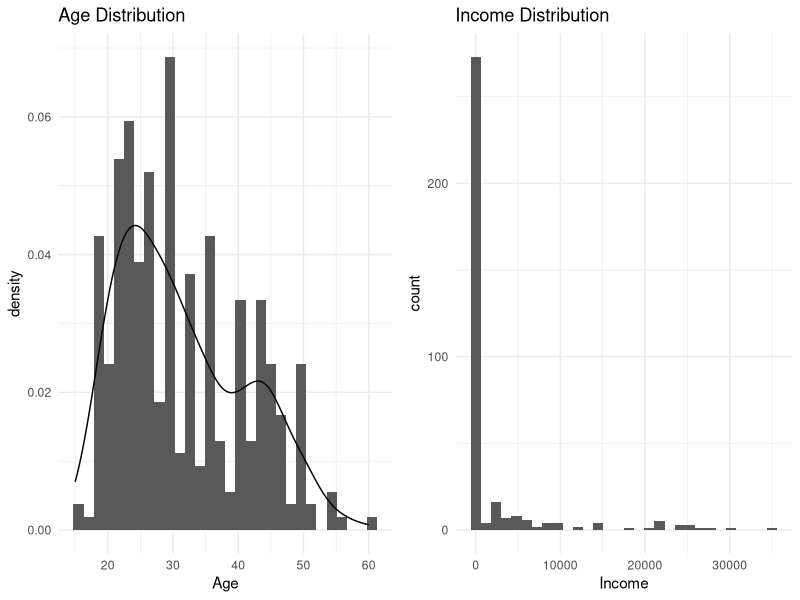
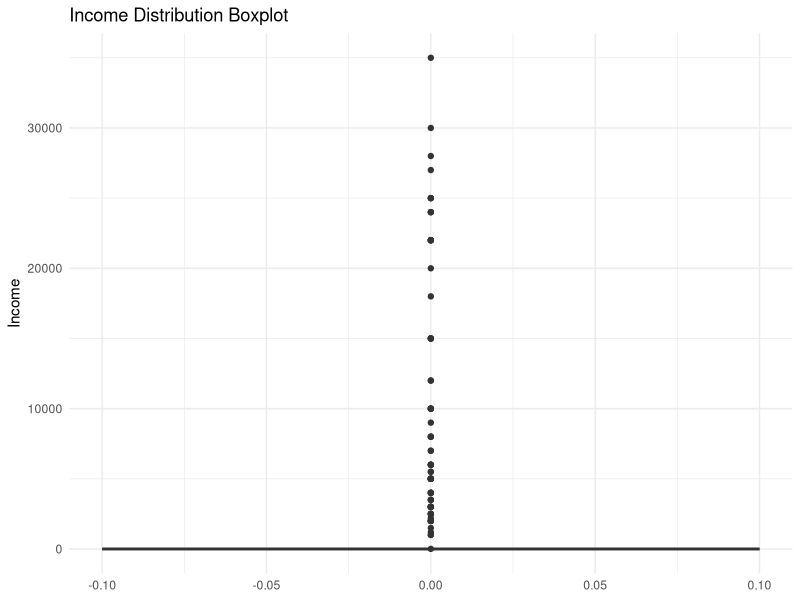
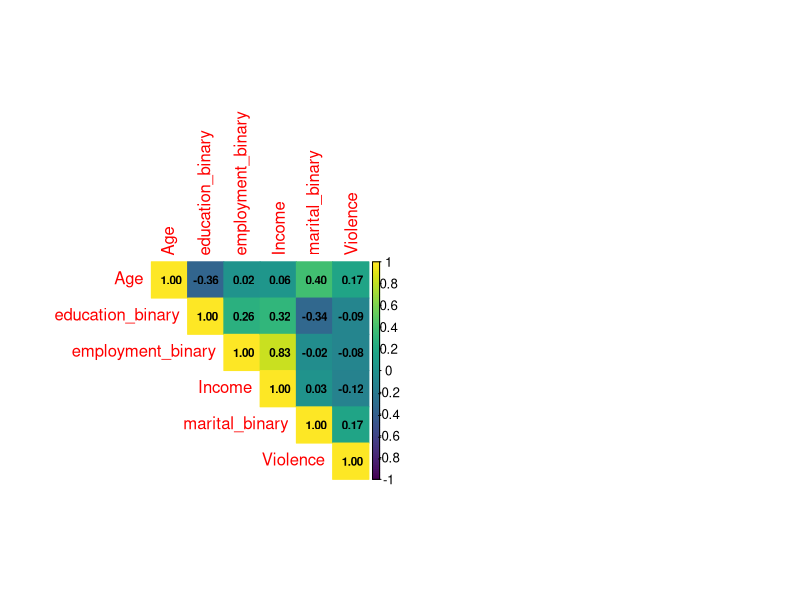
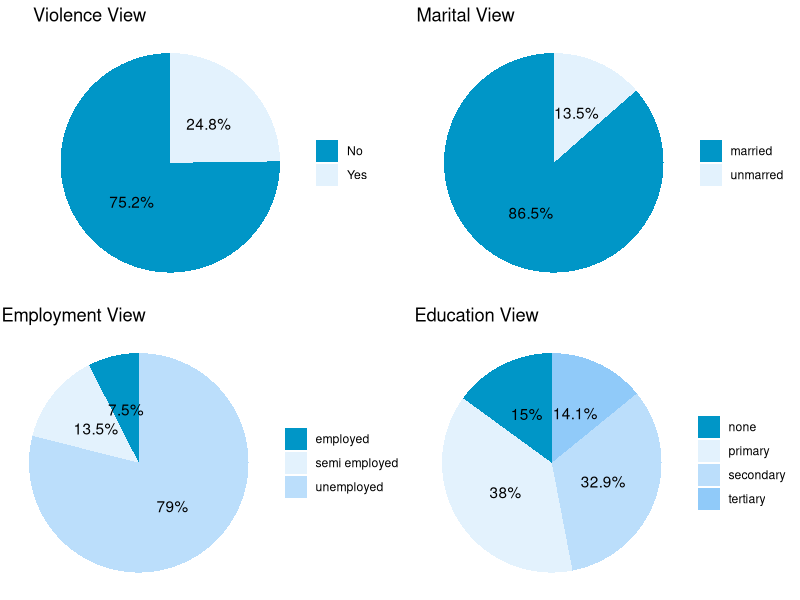
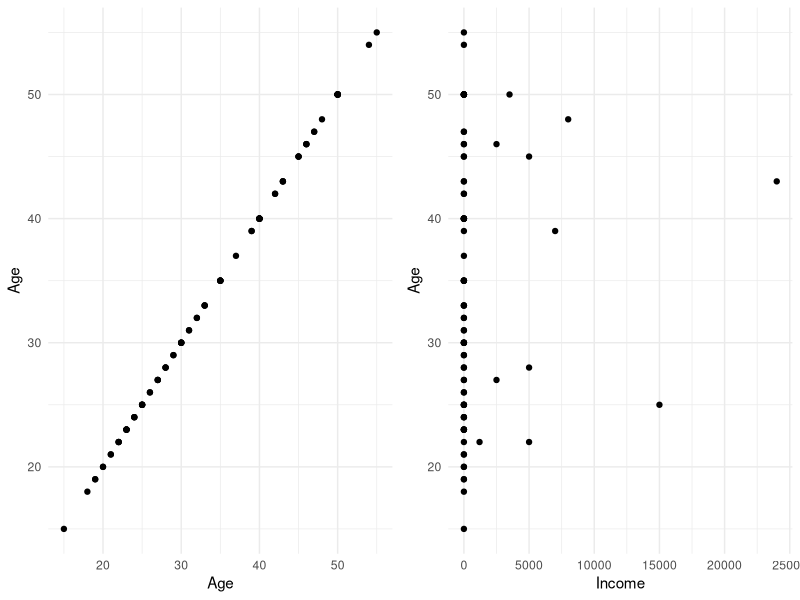
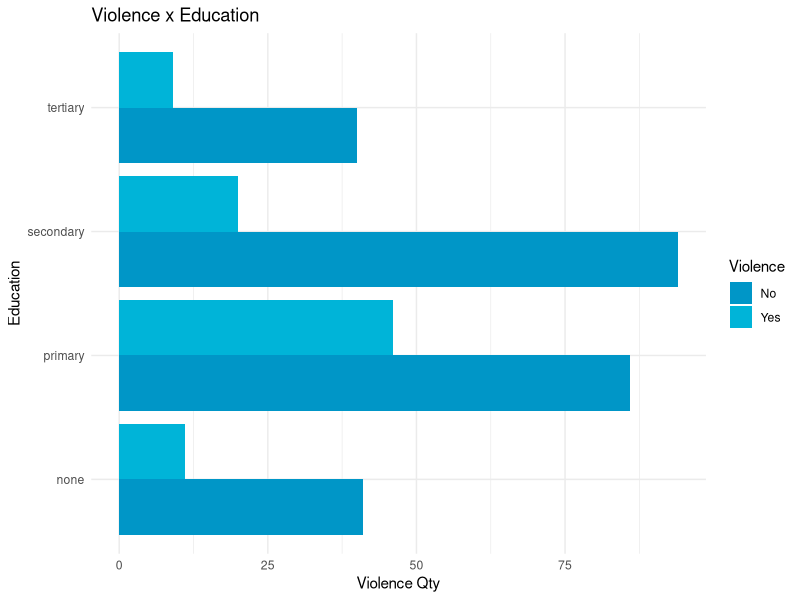
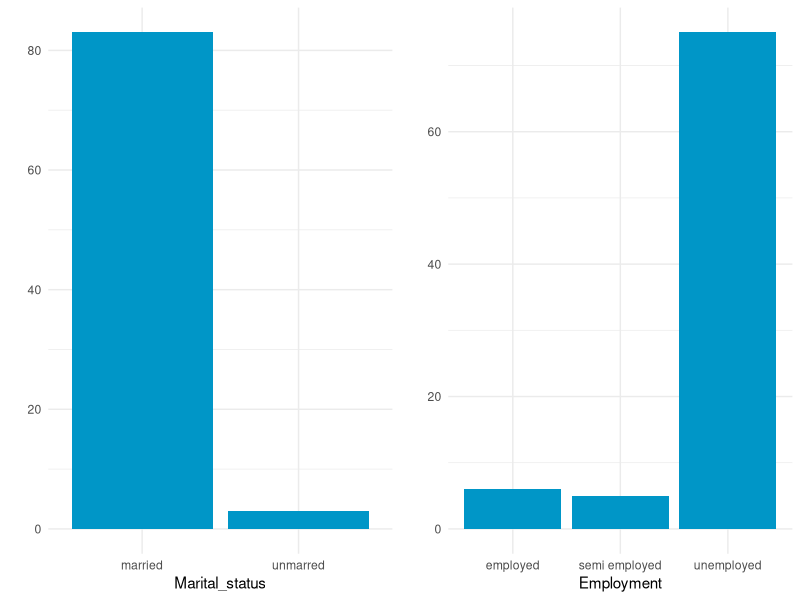
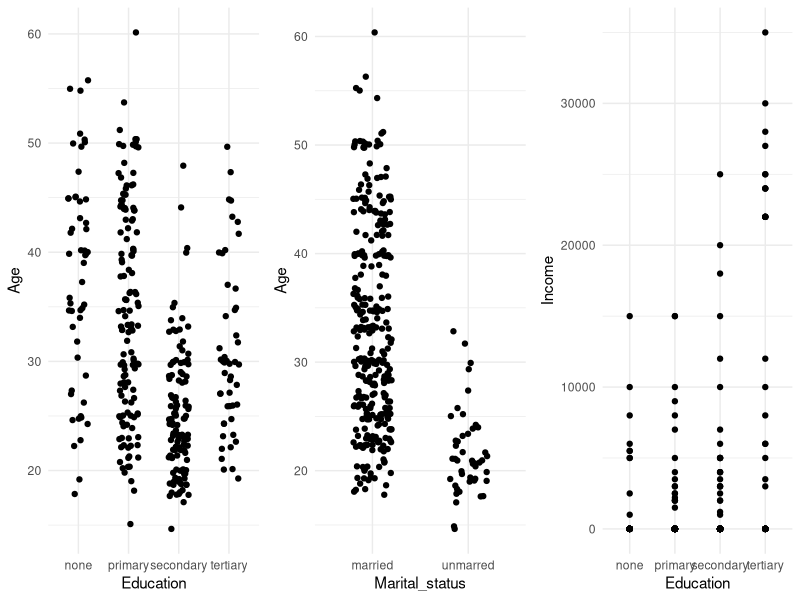

These figures' R source, in order: (Note: this script raises an error after producing the figures.)
## ---- chunk 1
knitr::opts_chunk$set(echo = TRUE, message = FALSE, warning = FALSE)
## ---- chunk 2

library(e1071)
library(rpart)
library(randomForest)
library(class)
library(ROSE)
library(caret)
library(gridExtra)
library(tidyr)
library(RColorBrewer)
library(tidyverse)
library(corrplot)
library(ggplot2)
library(viridis)
library(dplyr)
## ---- chunk 3
# Read the dataset
df <- read.csv("Domestic_violence.csv")
## ---- chunk 4
# Data preparation
df <- df %>% 
  select(-'Sl.No.') %>%
  mutate(across(c('Education', 'Employment', 'Marital_status'), as.character)) %>%
  mutate(Employment = trimws(Employment))

# Check dimensions
dim(df)

# Check data types
str(df)

# Check for null values
colSums(is.na(df))

# Count distinct values for each column
sapply(df, function(x) length(unique(x)))

# Binarize the dataset
df <- df %>%
  mutate(
    marital_binary = case_when(
      Marital_status == 'married' ~ 1,
      Marital_status == 'unmarred' ~ 0
    ),
    Violence = case_when(
      Violence == 'yes' ~ 1,
      Violence == 'no' ~ 0
    ),
    education_binary = case_when(
      Education == 'none' ~ 0,
      Education == 'primary' ~ 1,
      Education == 'secondary' ~ 2,
      Education == 'tertiary' ~ 3
    ),
    employment_binary = case_when(
      Employment == 'unemployed' ~ 0,
      Employment == 'semi employed' ~ 1,
      Employment == 'employed' ~ 2
    )
  )

# Check zero income count
sum(df$Income == 0)

# Check outliers - Employed/Semi-employed with zero income
mask <- df %>%
  filter(Income == 0 & (Employment == "employed" | Employment == "semi employed"))
print(mask)

# Check duplicates
duplicate_rows <- df[duplicated(df), ]
cat("Number of duplicate rows:", nrow(duplicate_rows))

# Summary statistics
summary(df)
## ---- chunk 5
# Create histograms
par(mfrow = c(1, 2))
hist_age <- ggplot(df, aes(x = Age)) +
  geom_histogram(aes(y = after_stat(density)), bins = 30) +
  geom_density() +
  theme_minimal() +
  labs(title = "Age Distribution")
## ---- chunk 6
hist_income <- ggplot(df, aes(x = Income)) +
  geom_histogram(bins = 30) +
  theme_minimal() +
  labs(title = "Income Distribution")

grid.arrange(hist_age, hist_income, ncol = 2)
## ---- chunk 7
# Create boxplot
ggplot(df, aes(y = Income)) +
  geom_boxplot(width = 0.2) +
  theme_minimal() +
  labs(title = "Income Distribution Boxplot")
## ---- chunk 8
# Filter zero income
zero_income <- df %>% filter(Income == 0)
print(zero_income)
## ---- chunk 9
# Correlation matrix
df_binary <- df %>%
  select(Age, education_binary, employment_binary, Income, marital_binary, Violence)

correlation_matrix <- cor(df_binary)
corrplot(correlation_matrix, 
         method = "color", 
         type = "upper", 
         addCoef.col = "black",
         number.cex = 0.7,
         col = viridis(100))

# Define color palettes
palette <- c("#0096c7", "#00b4d8", "#48cae4", "#90e0ef")
palette_pie <- c("#0096c7", "#e3f2fd", "#bbdefb", "#90caf9")

## ---- chunk 10
# Display first 10 rows
head(df, 10)

# Distribution of features - Create 4 pie charts
# Violence View
p1 <- df %>%
  count(Violence) %>%
  mutate(
    prop = n/sum(n),
    label = c("No", "Yes"),
    pct = paste0(round(prop * 100, 1), "%")
  ) %>%
  ggplot(aes(x = "", y = prop, fill = factor(label))) +
  geom_bar(stat = "identity", width = 1) +
  coord_polar("y", start = 0) +
  geom_text(aes(label = pct), position = position_stack(vjust = 0.5)) +
  scale_fill_manual(values = palette_pie) +
  labs(title = "Violence View") +
  theme_void() +
  theme(legend.title = element_blank())

# Marital View
p2 <- df %>%
  count(Marital_status) %>%
  mutate(
    prop = n/sum(n),
    pct = paste0(round(prop * 100, 1), "%")
  ) %>%
  ggplot(aes(x = "", y = prop, fill = Marital_status)) +
  geom_bar(stat = "identity", width = 1) +
  coord_polar("y", start = 0) +
  geom_text(aes(label = pct), position = position_stack(vjust = 0.5)) +
  scale_fill_manual(values = palette_pie) +
  labs(title = "Marital View") +
  theme_void() +
  theme(legend.title = element_blank())

# Employment View
p3 <- df %>%
  count(Employment) %>%
  mutate(
    prop = n/sum(n),
    pct = paste0(round(prop * 100, 1), "%")
  ) %>%
  ggplot(aes(x = "", y = prop, fill = Employment)) +
  geom_bar(stat = "identity", width = 1) +
  coord_polar("y", start = 0) +
  geom_text(aes(label = pct), position = position_stack(vjust = 0.5)) +
  scale_fill_manual(values = palette_pie) +
  labs(title = "Employment View") +
  theme_void() +
  theme(legend.title = element_blank())

# Education View
p4 <- df %>%
  count(Education) %>%
  mutate(
    prop = n/sum(n),
    pct = paste0(round(prop * 100, 1), "%")
  ) %>%
  ggplot(aes(x = "", y = prop, fill = Education)) +
  geom_bar(stat = "identity", width = 1) +
  coord_polar("y", start = 0) +
  geom_text(aes(label = pct), position = position_stack(vjust = 0.5)) +
  scale_fill_manual(values = palette_pie) +
  labs(title = "Education View") +
  theme_void() +
  theme(legend.title = element_blank())

# Arrange all pie charts in a grid
grid.arrange(p1, p2, p3, p4, ncol = 2)
## ---- chunk 11
# Age & Income x Violence
violence_data <- df %>% filter(Violence == 1)

# Create scatter plots for Age and Income
p5 <- ggplot(violence_data, aes(x = Age, y = Age)) +
  geom_point() +
  theme_minimal()

p6 <- ggplot(violence_data, aes(x = Income, y = Age)) +
  geom_point() +
  theme_minimal()

grid.arrange(p5, p6, ncol = 2)
## ---- chunk 12
# Education x Violence
ggplot(df, aes(y = Education, fill = factor(Violence))) +
  geom_bar(position = "dodge") +
  scale_fill_manual(values = palette, labels = c("No", "Yes")) +
  labs(title = "Violence x Education", x = "Violence Qty", fill = "Violence") +
  theme_minimal()
## ---- chunk 13
# Marital Status and Employment for Violence cases
violence_plots <- df %>%
  filter(Violence == 1) %>%
  {
    list(
      ggplot(., aes(x = Marital_status)) +
        geom_bar(fill = palette[1]) +
        theme_minimal() +
        labs(y = ""),
      
      ggplot(., aes(x = Employment)) +
        geom_bar(fill = palette[1]) +
        theme_minimal() +
        labs(y = "")
    )
  }

grid.arrange(grobs = violence_plots, ncol = 2)
## ---- chunk 14
# Education x Age, Marital Status x Age, Education x Income
p7 <- ggplot(df, aes(x = Education, y = Age)) +
  geom_jitter(width = 0.2) +
  theme_minimal()

p8 <- ggplot(df, aes(x = Marital_status, y = Age)) +
  geom_jitter(width = 0.2) +
  theme_minimal()

p9 <- ggplot(df, aes(x = Education, y = Income)) +
  geom_point() +
  theme_minimal()

grid.arrange(p7, p8, p9, ncol = 3)
## ---- chunk 15
# Average income per Education Level
average_income_per_education <- df %>%
  group_by(Education) %>%
  summarise(Income = round(mean(Income), 2)) %>%
  arrange(Income)

print(average_income_per_education)

ggplot(average_income_per_education, aes(x = Education, y = Income, fill = Education)) +
  geom_bar(stat = "identity") +
  scale_fill_manual(values = palette) +
  theme_minimal() +
  theme(legend.position = "none")
## ---- chunk 16
# Binarizing the dataset
binary_features <- df %>% select(Age, Income, Violence)

# Creating dummy variables for the categorical features
# Excluding the already binarized columns
dummie_features <- df %>% 
  select(-Age, -Income, -Violence, -marital_binary, -education_binary, -employment_binary) %>%
  mutate(across(everything(), ~ ifelse(. == TRUE, 1, 0)))  # Transform TRUE/FALSE into 1/0

# Combining binary features with dummy features
df_ml <- cbind(binary_features, dummie_features)

# Plot original dataset Violence distribution
p1 <- ggplot(df_ml, aes(x = as.factor(Violence))) +
  geom_bar(fill = palette[1]) +
  labs(title = "Violence Distribution in Original Data", x = "Violence") +
  theme_minimal()
## ---- chunk 17
# Re-sampling the dataset using SMOTE
set.seed(123)  # Set seed for reproducibility
table(df_ml$Violence)

# Set N to be larger than the total number of rows in the dataset
total_samples <- nrow(df_ml)
N_target <- 2 * total_samples  # Set to twice the total number of rows to ensure oversampling

# Apply SMOTE using the larger N value
smote_data <- ovun.sample(Violence ~ ., data = df_ml, method = "over", N = N_target)$data

# Plot resampled dataset Violence distribution
p2 <- ggplot(smote_data, aes(x = as.factor(Violence))) +
  geom_bar(fill = palette[1]) +
  labs(title = "Violence Distribution after SMOTE", x = "Violence") +
  theme_minimal()

# Arrange both plots side by side
grid.arrange(p1, p2, ncol = 2)

# Randomly shuffle the resampled dataset
df_ml_sample <- smote_data[sample(nrow(smote_data)), ]

SEED <- 158020
set.seed(SEED)

# Prepare the dataset: Exclude the 'Violence' column from features (X) and define the target (y)
x <- df_ml_sample %>% select(-Violence)
y <- df_ml_sample$Violence

# Normalize the features using the preProcess function from the caret package
norm <- preProcess(x, method = c("center", "scale"))
x_norm <- predict(norm, x)
## ---- chunk 18
# Split the data into training and testing sets
set.seed(123)
trainIndex <- createDataPartition(y, p = 0.7, list = FALSE)
train_x <- x_norm[trainIndex, ]
test_x <- x_norm[-trainIndex, ]
train_y <- y[trainIndex]
test_y <- y[-trainIndex]

# Function to run model scores
model <- function(model, test_x, test_y) {
  predictions <- predict(model, newdata = test_x)
  accuracy <- mean(predictions == test_y) * 100
  conf_matrix <- confusionMatrix(predictions, as.factor(test_y))
  
  print(conf_matrix)
  print(sprintf("Accuracy: %.2f%%", accuracy))
}
## ---- chunk 19
# Dummy Classifier - Baseline
dummy_model <- train(train_x, as.factor(train_y), method = "rf", trControl = trainControl(method = "cv", number = 5))
model(dummy_model, test_x, test_y)
## ---- chunk 20
# Naive Bayes Classifier
nb_model <- naiveBayes(as.factor(train_y) ~ ., data = train_x)
model(nb_model, test_x, test_y)
## ---- chunk 21
# Decision Tree Classifier
tree_model <- rpart(as.factor(train_y) ~ ., data = train_x, method = "class", control = rpart.control(maxdepth = 2))

# Updated model function to ensure class predictions for decision trees
model <- function(model, test_x, test_y) {
  if ("rpart" %in% class(model)) {
    # For rpart models, get class predictions directly
    predictions <- predict(model, newdata = test_x, type = "class")
  } else {
    # For other models, assume normal predict works fine
    predictions <- predict(model, newdata = test_x)
  }
  
  accuracy <- mean(predictions == test_y) * 100
  conf_matrix <- confusionMatrix(predictions, as.factor(test_y))
  
  print(conf_matrix)
  print(sprintf("Accuracy: %.2f%%", accuracy))
}

# Run the model evaluation again for Decision Tree
model(tree_model, test_x, test_y)
## ---- chunk 22
# K-Nearest Neighbors (KNN)
# With Euclidean distance
knn_model_euclidean <- knn(train = train_x, test = test_x, cl = train_y, k = 5)
confusionMatrix(knn_model_euclidean, as.factor(test_y))

# With Hamming distance (more suitable for binary data)
knn_model_hamming <- knn(train = train_x, test = test_x, cl = train_y, k = 4)
confusionMatrix(knn_model_hamming, as.factor(test_y))
## ---- chunk 23
# Random Forest Classifier
rf_model <- randomForest(as.factor(train_y) ~ ., data = train_x, ntree = 100)
model(rf_model, test_x, test_y)


# Define a function to print results
print_results <- function(results) {
  mean_acc <- mean(results$results$Accuracy)
  std_acc <- sd(results$results$Accuracy)
  cat(sprintf("Average Accuracy: %.2f%%\n", mean_acc * 100))
  cat(sprintf("Accuracy interval: [%.2f, %.2f]%%\n", (mean_acc - 2 * std_acc) * 100, (mean_acc + 2 * std_acc) * 100))
}
## ---- chunk 24
# Set random seed
set.seed(158020)

# Define cross-validation method
train_control <- trainControl(method = "cv", number = 10)

# Prepare the dataset (x and y are from previous steps, assuming they are ready)
# x_norm and y are normalized features and target (Violence) from the previous steps

# Ensure y is named properly and combine with x_norm
df_combined <- cbind(x_norm, Violence = y)  # Rename your target variable appropriately

# Check column names of df_combined to ensure there's no mismatch
colnames(df_combined)

# Decision Tree Classifier with cross-validation
tree_model <- train(as.factor(Violence) ~ ., data = df_combined, 
                    method = "rpart", 
                    trControl = train_control, 
                    tuneGrid = expand.grid(cp = 0.01),  # Cross-validation on complexity parameter
                    control = rpart.control(maxdepth = 2))

# Check the results
tree_model

# Print cross-validation results for Decision Tree
print_results(tree_model)

# K-Nearest Neighbors with cross-validation
knn_model <- train(as.factor(Violence) ~ ., data = df_combined, 
                   method = "knn", 
                   metric = "Accuracy", 
                   tuneGrid = expand.grid(k = 3),  # 3 neighbors
                   trControl = train_control)

# Print cross-validation results for KNN
print_results(knn_model)

# Random Forest with cross-validation
rf_model <- train(as.factor(Violence) ~ ., data = df_combined, 
                  method = "rf", 
                  trControl = train_control, 
                  tuneGrid = expand.grid(mtry = 3))  # mtry can be adjusted or optimized

# Print cross-validation results for Random Forest
print_results(rf_model)
## ---- chunk 25
# Grid Search for KNN (search for optimal 'k')
knn_grid <- expand.grid(k = 1:31)  # Searching k from 1 to 31

knn_grid_search <- train(as.factor(Violence) ~ ., data = df_combined, 
                         method = "knn", 
                         trControl = trainControl(method = "cv", number = 10), 
                         tuneGrid = knn_grid)

# Make predictions using the best model from Grid Search
knn_predictions <- predict(knn_grid_search, newdata = test_x)

# Evaluate the KNN model
confusionMatrix(knn_predictions, as.factor(test_y))
cat("Best number of neighbors:", knn_grid_search$bestTune$k, "\n")

# Define the tuning grid for mtry (number of predictors randomly sampled at each split)
rf_grid <- expand.grid(mtry = c(1, 2, 3, 4, 5))  # Adjust values as needed

# Perform grid search with cross-validation for Random Forest
rf_grid_search <- train(as.factor(Violence) ~ ., data = df_combined, 
                        method = "rf", 
                        trControl = trainControl(method = "cv", number = 10), 
                        tuneGrid = rf_grid)  # Use the proper tuneGrid with mtry

# Check the results
rf_grid_search
# Make predictions using the best Random Forest model from Grid Search
rf_predictions <- predict(rf_grid_search, newdata = test_x)

# Evaluate the Random Forest model
confusionMatrix(rf_predictions, as.factor(test_y))
